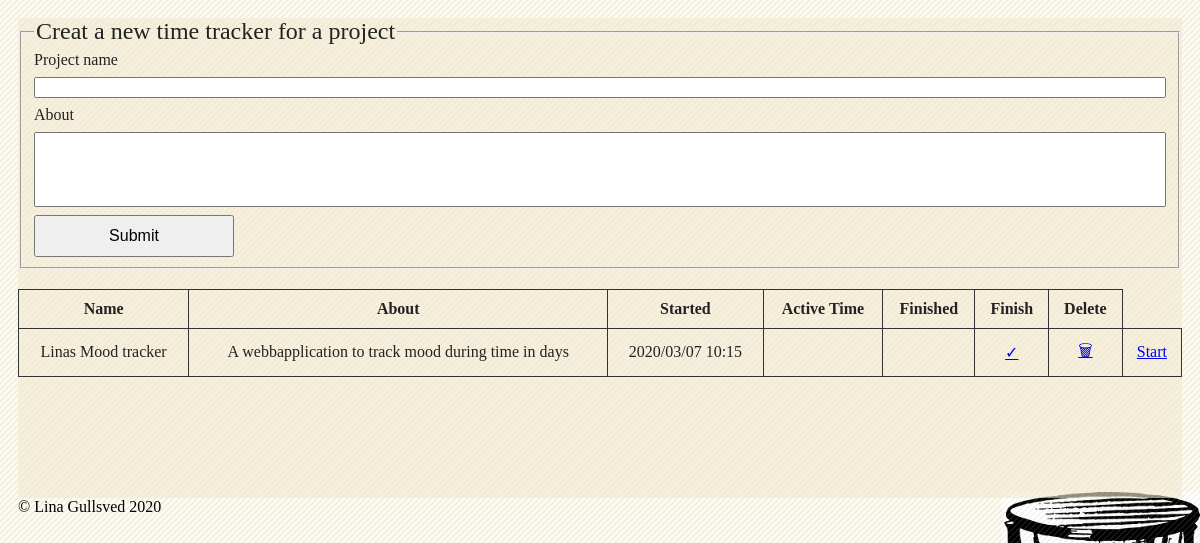
Before: / with the older database file.
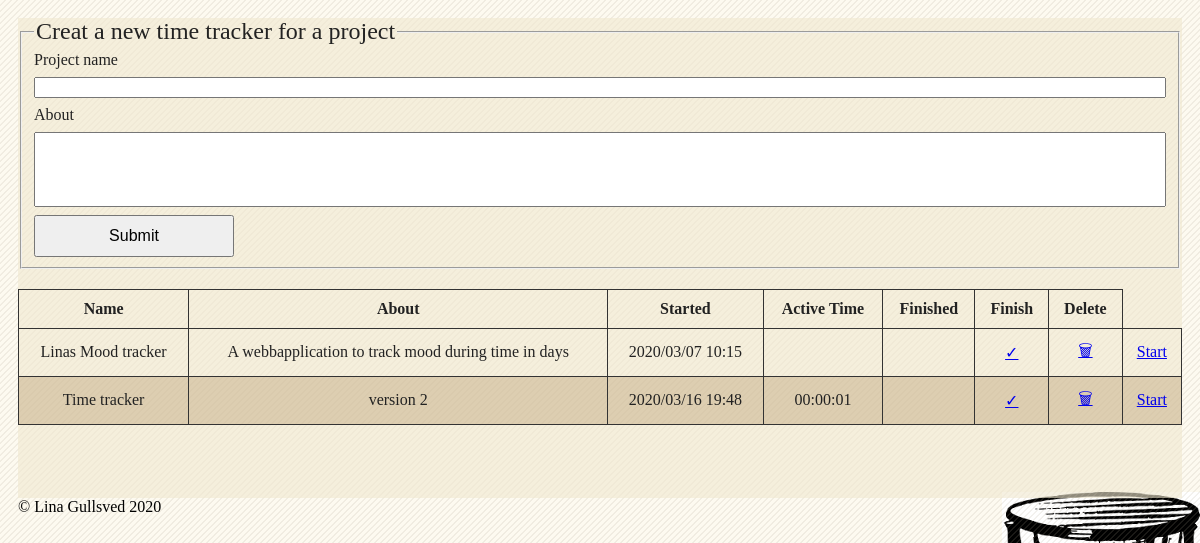
After: the same page with the newer database file.
### tables this page shows
CREATE TABLE "projects" (
	"id"	INTEGER NOT NULL PRIMARY KEY AUTOINCREMENT UNIQUE,
	"name"	TEXT NOT NULL,
	"about"	TEXT NOT NULL,
	"started"	TEXT NOT NULL,
	"active_time"	TEXT,
	"finished"	TEXT
);

### index.php (called while the page is built, shortened)
<?php
$fileName = __DIR__ . "/db/projects.db";
$dsn = "sqlite:$fileName";
try {
    $db = new PDO($dsn);
    $db->setAttribute(PDO::ATTR_ERRMODE, PDO::ERRMODE_EXCEPTION);
} catch (PDOException $e) {
    echo "Failed to connect to the database using DSN:<br>$dsn<br>";
    throw $e;
}
$stmt = $db->prepare("SELECT * FROM projects");
$stmt->execute();
$res = $stmt->fetchAll(PDO::FETCH_ASSOC);
$arr = array_keys($res[0]);
include("view/header.php");
include("view/form.php");
include("view/results.php");
include("view/footer.php");

### view/results.php (the view, shortened to what this page needs)
    <div class="list">
        <table>
            <thead>
                <tr>
                    <?php foreach ($arr as $title):?>
                        <td>
                            <?php if ($title === 'active_time') : ?>
                            <?php $title = 'Active time'; ?>
                            <?php endif; ?>
                            <?= $title; ?> </td>
                    <?php endforeach; ?>
                        <td> Finish </td>
                    <td> Delete </td>
                </tr>
            </thead>
            <tbody>
                <?php foreach ($res as $row): array_map('htmlentities', $row); ?>
                    <tr>
                        <td> <?= implode('</td><td>', $row); ?></td>
                        <td> <a href="complete.php?id=<?= $row['id'] ?>&fin=yes">&#10003;</a>
                        </td>
                        <td> <a href="delete.php?var=<?= $row['id'] ?>">&#128465;</a>
                        </td>
                        <?php if (!$_GET) : ?>
                            <td> <a href="start.php?var=<?= $row['id'] ?>">Start</a>
                            </td>
                        <?php endif; ?>
                    </tr>
                <?php endforeach; ?>
            </tbody>
        </table>
</div>

### view/header.php (shortened to what this page needs)
<!DOCTYPE html>
<html lang="sv">
    <head>
        <link rel="stylesheet" href="style/style.css">
    </head>
    <body>
        <main>

### view/form.php (shortened to what this page needs)
<form method="post" class="form" action="post.php">
    <fieldset>
        <legend> Creat a new time tracker for a project </legend>
            <div>
                <label for="project">Project name</label>
                    <input required id="project" type="text" name="project" maxlength="100" minlength="3">
            </div>
            <div>
                <label for="about">About</label>
                        <input required class="area" id="about" type="text" name="about" maxlength="500" minlength="3">
            </div>
            <div>
                <input type="submit" value="Submit" class="button"></input>
            </div>
    </fieldset>
</form>

### view/footer.php (shortened to what this page needs)
</body>
<footer>
    &copy; Lina Gullsved 2020
</footer>
</html>

### style/style.css (style rules this page uses)
html { background-attachment: fixed; background-color: #fdfaf0; background-image: url("../img/hourglass.png"); background-position: bottom right; background-repeat: no-repeat; overflow-y: scroll; }
html::after { background-attachment: fixed; content: ""; height:100%; left: 0; position: fixed; top: 0; width:100%; z-index: -1; }
main { background-color: rgb(241, 232, 207); background-color: rgba(241, 232, 207, 0.6); color: #222; min-height: 30em; }
body { padding: 10px; }
legend { font-size: 24px; }
input[type=text] { box-sizing: border-box; margin: 8px 0; width: 100%; }
.area { box-sizing: border-box; display: block; height: 75px; margin: 8px 0; padding: 12px 20px; width: 100%; }
input[type=submit] { font-size: 16px; padding: 10px 0; width: 200px; }
table { border-collapse: collapse; margin: 20px 0; width: 100%; }
th, td { border: 1px solid #333; padding: 10px; }
td { color: #222; text-align: center; }
thead { font-weight: bold; text-transform: capitalize; }
tr:nth-child(even) { background-color: rgb(164, 130, 78); background-color: rgba(164, 130, 78, 0.3); }

Changed rows visible on the page:
added projects: row "Time tracker version 2 2020/03/16 19:48 00:00:01"
